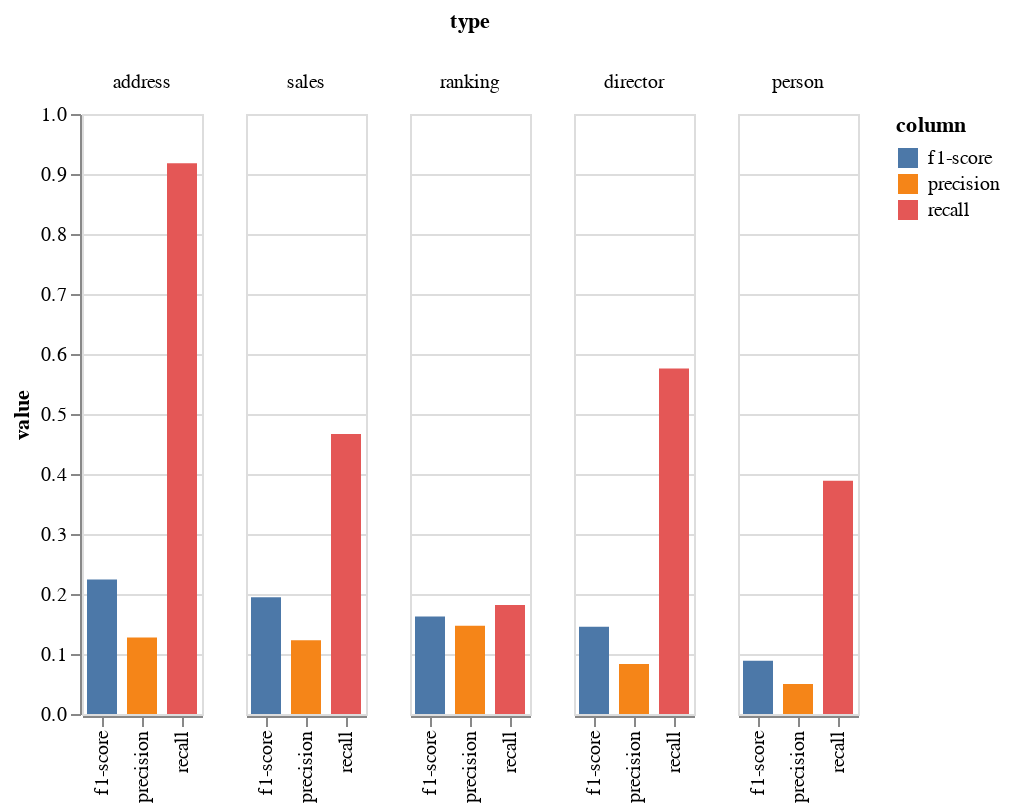

Notebook code for this chart:
### Code cell
alt.Chart(sherlock_bottom_5_df.reset_index()).transform_fold(
        ['precision', 'recall', 'f1-score'],
      as_=['column', 'value']
    ).mark_bar(size=15).encode(
    column=alt.Column('type:O', sort=alt.EncodingSortField(
                field="f1-score",  
                order="descending")),
    x = alt.X('column:N',
              title = '',
              ),
    y=alt.Y('value:Q'),
    color='column:N'
)

### Figure 1 — Vega-Lite specification as saved in the notebook (floating-point values rounded to 4 significant figures)
{"config": {"view": {"continuousWidth": 400, "continuousHeight": 300}}, "data": {"name": "data-58fd67d529f62d3fab7e8cb96484238c"}, "mark": {"type": "bar", "size": 15}, "encoding": {"color": {"field": "column", "type": "nominal"}, "column": {"field": "type", "sort": {"field": "f1-score", "order": "descending"}, "type": "ordinal"}, "x": {"field": "column", "title": "", "type": "nominal"}, "y": {"field": "value", "type": "quantitative"}}, "transform": [{"fold": ["precision", "recall", "f1-score"], "as": ["column", "value"]}], "$schema": "https://vega.github.io/schema/vega-lite/v4.17.0.json", "datasets": {"data-58fd67d529f62d3fab7e8cb96484238c": [{"type": "address", "precision": 0.1277, "recall": 0.918, "f1-score": 0.2242, "support": 841}, {"type": "sales", "precision": 0.1228, "recall": 0.4667, "f1-score": 0.1944, "support": 30}, {"type": "ranking", "precision": 0.1471, "recall": 0.1818, "f1-score": 0.1626, "support": 55}, {"type": "director", "precision": 0.08333, "recall": 0.5758, "f1-score": 0.1456, "support": 33}, {"type": "person", "precision": 0.05, "recall": 0.3889, "f1-score": 0.08861, "support": 36}]}}
